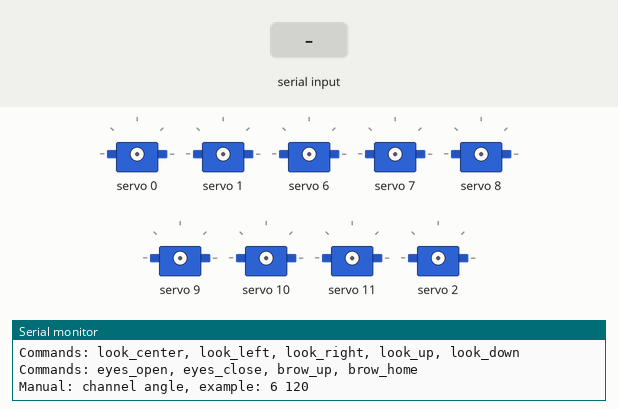
Recording of a sketch running on a simulated Arduino Uno, built with avr-gcc and run on an emulated ATmega328P. On the bench: 9 × servo, the last lines printed to the serial monitor. The test bench sets the inputs (shaded band).

Above: at 2.0 s.
2.1 s: "k\n" received over Serial
At 5.0 s:
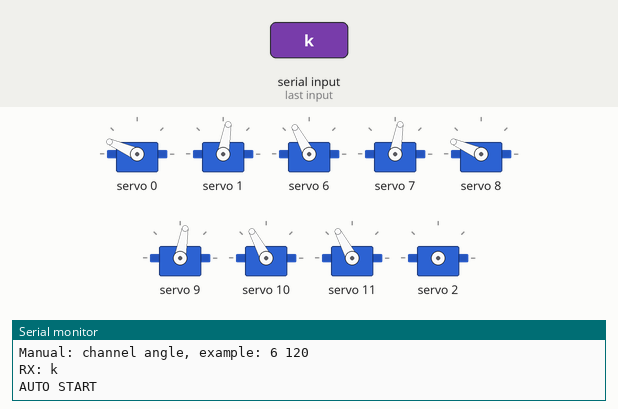
5.1 s: "0\n" received over Serial
At 5.62 s:
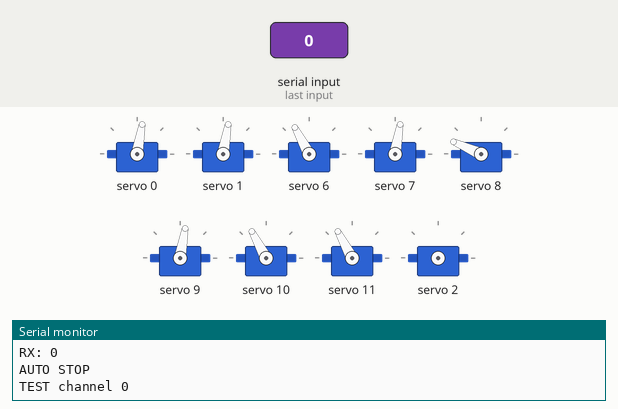
7.3 s: "jaw_open\n" received over Serial
At 7.6 s:
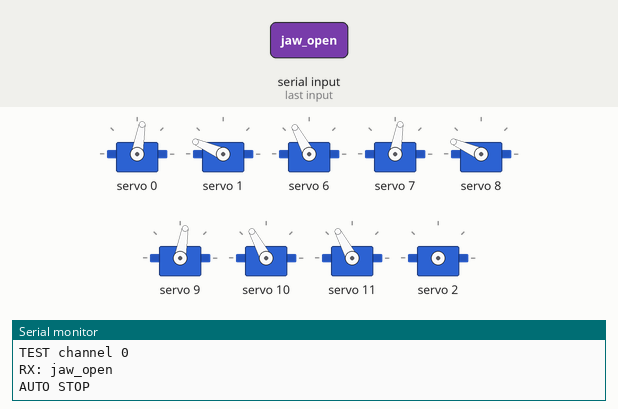
8.8 s: "look_left\n" received over Serial
At 9.9 s:
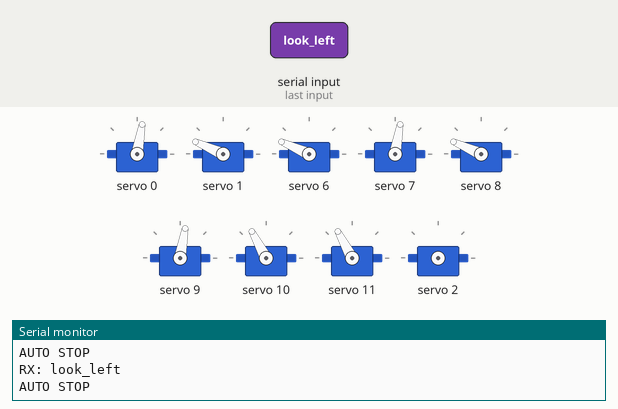
10.3 s: "1\n" received over Serial
At 11.6 s:
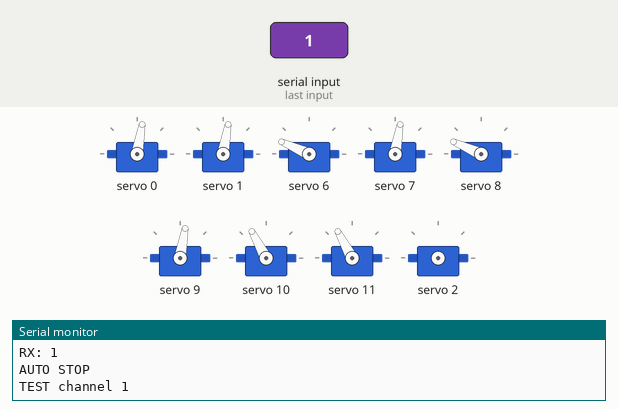
12.5 s: "2\n" received over Serial
At 14.4 s:
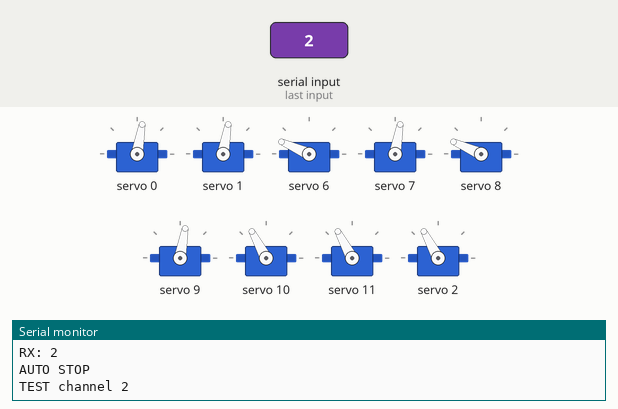
Timing chart, 0 to 15.7 s (numbered marks = the images above; inputs shaded):
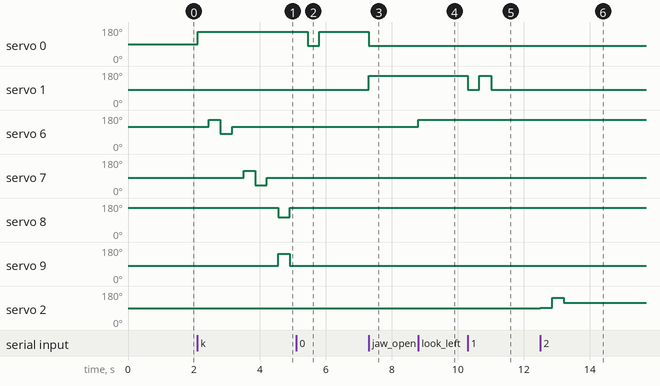

Measured:
- after the input at 2.1 s, servo 0: 90° → 156° at once; servo 6: 118° → 156° after 0.35 s, → 80° 0.35 s later, → 118° 0.35 s later; servo 7: 80° → 118° after 1.4 s, → 42° 0.35 s later, → 80° 0.35 s later; servo 8: 156° → 105° after 2.5 s, → 156° 0.35 s later; servo 9: 80° → 143° after 2.5 s, → 80° 0.35 s later
- after the input at 5.1 s, servo 1: stays 80° (without the input it goes to 156° after 0.85 s); servo 6: stays 118° (without the input it goes to 156° after 1.9 s); servo 10: stays 118° (without the input it goes to 80° after 0.15 s); servo 11: stays 118° (without the input it goes to 180° after 0.15 s)
- after the input at 7.3 s, servo 0: 156° → 80° at once; servo 1: 80° → 156° at once
- after the input at 8.8 s, servo 6: 118° → 156° at once
- after the input at 10.3 s, servo 1: 156° → 80° at once, → 156° 0.35 s later, → 80° 0.35 s later
- after the input at 12.5 s, servo 2: 90° → 92° at once, → 143° 0.35 s later, → 118° 0.35 s later

The sketch:

mouth_pca9685_unor4.ino
```cpp
#include <Wire.h>
#include <Adafruit_PWMServoDriver.h>

Adafruit_PWMServoDriver pwm = Adafruit_PWMServoDriver(0x40);

const int SERVOMIN = 120;
const int SERVOMAX = 600;

// Active PCA9685 channels.
const int JL = 0;       // jaw channel 0
const int JR = 1;       // jaw channel 1
const int EYE_LR = 6;   // eyeball left/right
const int EYE_UD = 7;   // eyeball up/down
const int LID_A = 8;    // eyelid channel 8
const int LID_B = 9;    // eyelid channel 9
const int BROW_A = 10;  // brow channel 10
const int BROW_B = 11;  // brow channel 11

// Jaw angles.
const int JL_CLOSED = 120;
const int JL_OPEN = 60;
const int JR_CLOSED = 60;
const int JR_OPEN = 120;

// Eye left/right on channel 6.
const int EYE_LR_HOME = 90;
const int EYE_LR_LEFT = 120;
const int EYE_LR_RIGHT = 60;

// Eye up/down on channel 7.
const int EYE_UD_HOME = 60;
const int EYE_UD_UP = 90;
const int EYE_UD_DOWN = 30;

// Eyelids on channels 8 and 9.
const int LID_A_OPEN = 120;
const int LID_B_OPEN = 60;
const int LID_A_CLOSED = 80;
const int LID_B_CLOSED = 110;

// Brows on channels 10 and 11.
const int BROW_A_HOME = 90;
const int BROW_B_HOME = 90;
const int BROW_A_UP = 60;
const int BROW_B_UP = 150;

const unsigned long AUTO_MOVE_INTERVAL_MS = 350;

bool autoMoveEnabled = false;
int autoMoveStep = 0;
unsigned long lastAutoMoveMillis = 0;

int angleToPulse(int angle) {
  angle = constrain(angle, 0, 180);
  return map(angle, 0, 180, SERVOMIN, SERVOMAX);
}

void writeServo(int channel, int angle) {
  pwm.setPWM(channel, 0, angleToPulse(angle));
}

bool pca9685Found() {
  Wire.beginTransmission(0x40);
  return Wire.endTransmission() == 0;
}

bool isNumber(String text) {
  text.trim();
  if (text.length() == 0) {
    return false;
  }

  for (unsigned int i = 0; i < text.length(); i++) {
    if (!isDigit(text.charAt(i))) {
      return false;
    }
  }
  return true;
}

void jawClosed() {
  writeServo(JL, JL_CLOSED);
  writeServo(JR, JR_CLOSED);
}

void jawOpen() {
  writeServo(JL, JL_OPEN);
  writeServo(JR, JR_OPEN);
}

void lookCenter() {
  writeServo(EYE_LR, EYE_LR_HOME);
  writeServo(EYE_UD, EYE_UD_HOME);
}

void lookLeft() {
  writeServo(EYE_LR, EYE_LR_LEFT);
}

void lookRight() {
  writeServo(EYE_LR, EYE_LR_RIGHT);
}

void lookUp() {
  writeServo(EYE_UD, EYE_UD_UP);
}

void lookDown() {
  writeServo(EYE_UD, EYE_UD_DOWN);
}

void eyesOpen() {
  writeServo(LID_A, LID_A_OPEN);
  writeServo(LID_B, LID_B_OPEN);
}

void eyesClose() {
  writeServo(LID_A, LID_A_CLOSED);
  writeServo(LID_B, LID_B_CLOSED);
}

void browHome() {
  writeServo(BROW_A, BROW_A_HOME);
  writeServo(BROW_B, BROW_B_HOME);
}

void browUp() {
  writeServo(BROW_A, BROW_A_UP);
  writeServo(BROW_B, BROW_B_UP);
}

void allHome() {
  jawClosed();
  lookCenter();
  eyesOpen();
  browHome();
}

void stopAutoMove() {
  autoMoveEnabled = false;
  Serial.println("AUTO STOP");
}

void startAutoMove() {
  autoMoveEnabled = true;
  autoMoveStep = 0;
  lastAutoMoveMillis = 0;
  Serial.println("AUTO START");
}

bool applyChannelAngleCommand(String command) {
  command.trim();

  String normalized = command;
  normalized.replace(",", " ");
  normalized.replace("\t", " ");

  int channel = -1;
  int angle = -1;
  int parsed = sscanf(normalized.c_str(), "%d %d", &channel, &angle);
  if (parsed != 2) {
    return false;
  }

  if (channel < 0 || channel > 15) {
    Serial.println("ERR channel must be 0-15");
    return true;
  }

  if (angle < 0 || angle > 180) {
    Serial.println("ERR angle must be 0-180");
    return true;
  }

  stopAutoMove();
  writeServo(channel, angle);
  Serial.print("OK channel ");
  Serial.print(channel);
  Serial.print(" angle ");
  Serial.println(angle);
  return true;
}

void testChannel(int channel) {
  if (channel < 0 || channel > 15) {
    Serial.println("ERR channel must be 0-15");
    return;
  }

  stopAutoMove();
  Serial.print("TEST channel ");
  Serial.println(channel);

  if (channel == JL) {
    writeServo(channel, JL_CLOSED);
    delay(350);
    writeServo(channel, JL_OPEN);
    delay(350);
    writeServo(channel, JL_CLOSED);
  } else if (channel == JR) {
    writeServo(channel, JR_CLOSED);
    delay(350);
    writeServo(channel, JR_OPEN);
    delay(350);
    writeServo(channel, JR_CLOSED);
  } else if (channel == EYE_LR) {
    writeServo(channel, EYE_LR_HOME);
    delay(350);
    writeServo(channel, EYE_LR_LEFT);
    delay(350);
    writeServo(channel, EYE_LR_RIGHT);
    delay(350);
    writeServo(channel, EYE_LR_HOME);
  } else if (channel == EYE_UD) {
    writeServo(channel, EYE_UD_HOME);
    delay(350);
    writeServo(channel, EYE_UD_UP);
    delay(350);
    writeServo(channel, EYE_UD_DOWN);
    delay(350);
    writeServo(channel, EYE_UD_HOME);
  } else if (channel == LID_A) {
    writeServo(channel, LID_A_OPEN);
    delay(350);
    writeServo(channel, LID_A_CLOSED);
    delay(350);
    writeServo(channel, LID_A_OPEN);
  } else if (channel == LID_B) {
    writeServo(channel, LID_B_OPEN);
    delay(350);
    writeServo(channel, LID_B_CLOSED);
    delay(350);
    writeServo(channel, LID_B_OPEN);
  } else if (channel == BROW_A) {
    writeServo(channel, BROW_A_HOME);
    delay(350);
    writeServo(channel, BROW_A_UP);
    delay(350);
    writeServo(channel, BROW_A_HOME);
  } else if (channel == BROW_B) {
    writeServo(channel, BROW_B_HOME);
    delay(350);
    writeServo(channel, BROW_B_UP);
    delay(350);
    writeServo(channel, BROW_B_HOME);
  } else {
    writeServo(channel, 70);
    delay(350);
    writeServo(channel, 110);
    delay(350);
    writeServo(channel, 90);
  }
}

void applyAutoMoveStep() {
  switch (autoMoveStep) {
    case 0:
      allHome();
      break;
    case 1:
      lookLeft();
      break;
    case 2:
      lookRight();
      break;
    case 3:
      lookCenter();
      break;
    case 4:
      lookUp();
      break;
    case 5:
      lookDown();
      break;
    case 6:
      lookCenter();
      break;
    case 7:
      eyesClose();
      break;
    case 8:
      eyesOpen();
      break;
    case 9:
      browUp();
      break;
    case 10:
      browHome();
      break;
    case 11:
      jawOpen();
      break;
    case 12:
      jawClosed();
      break;
  }

  autoMoveStep = (autoMoveStep + 1) % 13;
}

void handleAutoMove() {
  if (!autoMoveEnabled) {
    return;
  }

  unsigned long now = millis();
  if (lastAutoMoveMillis == 0 || now - lastAutoMoveMillis >= AUTO_MOVE_INTERVAL_MS) {
    applyAutoMoveStep();
    lastAutoMoveMillis = now;
  }
}

void applyCommand(String command) {
  command.trim();

  Serial.print("RX: ");
  Serial.println(command);

  if (applyChannelAngleCommand(command)) {
    return;
  } else if (command == "k") {
    startAutoMove();
  } else if (command == "t") {
    stopAutoMove();
  } else if (command == "home" || command == "close") {
    stopAutoMove();
    allHome();
  } else if (command == "jaw_open") {
    stopAutoMove();
    jawOpen();
  } else if (command == "jaw_close") {
    stopAutoMove();
    jawClosed();
  } else if (command == "look_center") {
    stopAutoMove();
    lookCenter();
  } else if (command == "look_left") {
    stopAutoMove();
    lookLeft();
  } else if (command == "look_right") {
    stopAutoMove();
    lookRight();
  } else if (command == "look_up") {
    stopAutoMove();
    lookUp();
  } else if (command == "look_down") {
    stopAutoMove();
    lookDown();
  } else if (command == "eyes_open" || command == "open") {
    stopAutoMove();
    eyesOpen();
  } else if (command == "eyes_close") {
    stopAutoMove();
    eyesClose();
  } else if (command == "brow_up") {
    stopAutoMove();
    browUp();
  } else if (command == "brow_home") {
    stopAutoMove();
    browHome();
  } else if (isNumber(command)) {
    testChannel(command.toInt());
  } else if (command.length() > 0) {
    Serial.print("UNKNOWN: ");
    Serial.println(command);
  }
}

void setup() {
  Serial.begin(115200);
  Wire.begin();

  delay(300);
  if (pca9685Found()) {
    Serial.println("PCA9685 FOUND at 0x40");
  } else {
    Serial.println("PCA9685 NOT FOUND. Check wiring.");
  }

  pwm.begin();
  pwm.setPWMFreq(50);
  delay(500);

  Serial.println("Jaw + eye + eyelid controller ready");
  Serial.println("Safe boot: no servo motion sent. Send 'home' after checking power and linkages.");
  Serial.println("Jaw: ch0 120-60, ch1 60-120");
  Serial.println("Eye LR: ch6 home 90, left 120, right 60");
  Serial.println("Eye UD: ch7 home 60, up 90, down 30");
  Serial.println("Lids: open ch8 120 / ch9 60, close ch8 80 / ch9 110");
  Serial.println("Brows: home ch10 90 / ch11 90, up ch10 60 / ch11 150");
  Serial.println("Commands: k, t, home, jaw_open, jaw_close");
  Serial.println("Commands: look_center, look_left, look_right, look_up, look_down");
  Serial.println("Commands: eyes_open, eyes_close, brow_up, brow_home");
  Serial.println("Manual: channel angle, example: 6 120");
}

void loop() {
  if (Serial.available()) {
    String command = Serial.readStringUntil('\n');
    applyCommand(command);
  }

  handleAutoMove();
}
```
